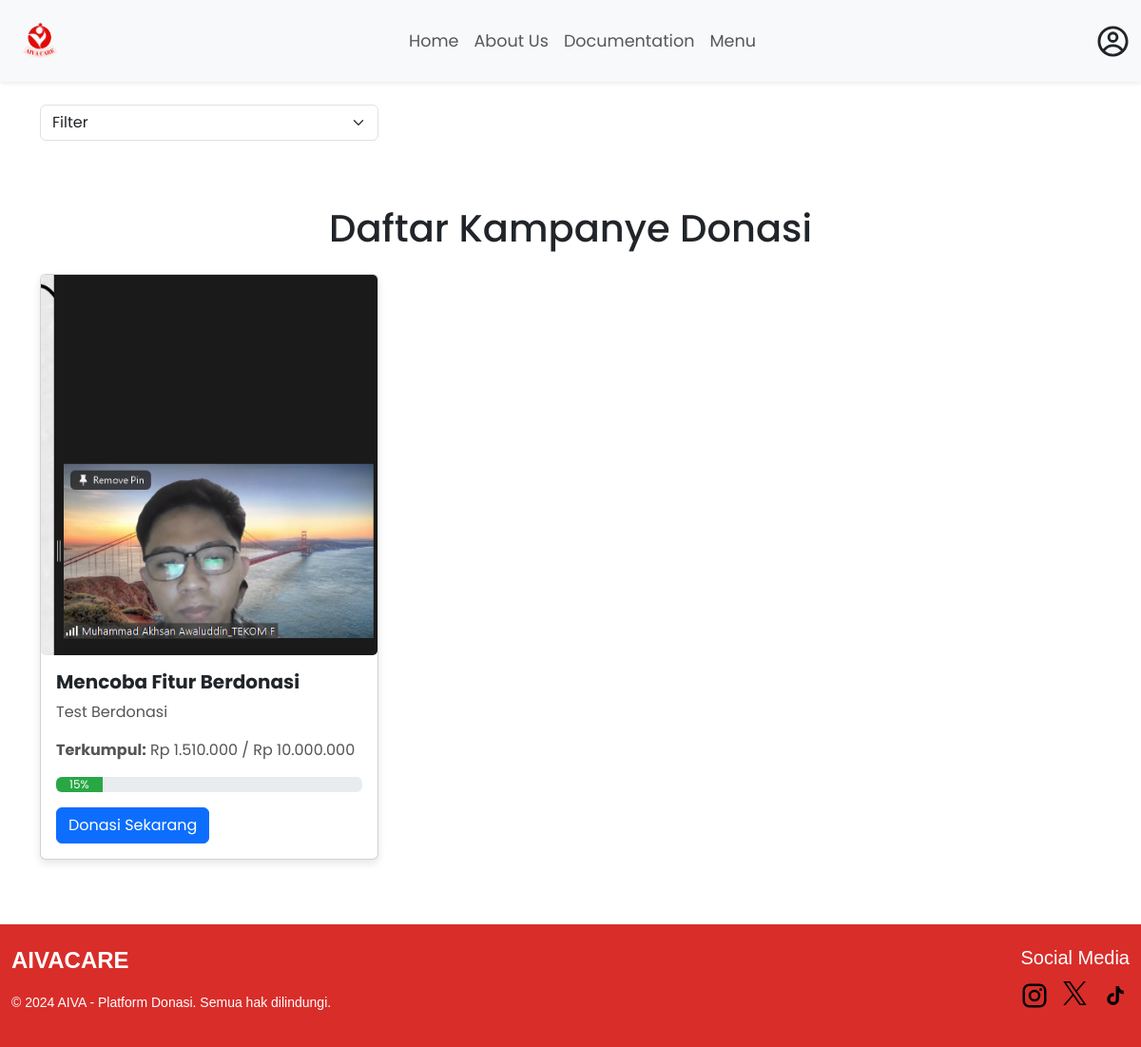
The app's page /Login-Berdonasi.php (signed in) with its own data.
### tables this page shows
CREATE TABLE `campaign` (
  `id` int(11) NOT NULL,
  `nama` varchar(255) NOT NULL,
  `email` varchar(255) NOT NULL,
  `no_telp` varchar(15) NOT NULL,
  `no_rek` varchar(30) NOT NULL,
  `alamat` text NOT NULL,
  `judul_donasi` varchar(255) NOT NULL,
  `kategori` enum('Pendidikan','Bencana Alam','Bantuan Sosial') NOT NULL,
  `opsi_bank` enum('BRI','BCA','BNI','MANDIRI') NOT NULL,
  `deskripsi` text NOT NULL,
  `jumlah_donasi` decimal(12,2) NOT NULL,
  `tenggat_waktu` date NOT NULL,
  `gambar` varchar(255) NOT NULL,
  `created_at` timestamp NOT NULL DEFAULT current_timestamp(),
  `jumlah_terkumpul` decimal(10,2) NOT NULL
);

### Login-Berdonasi.php (the view, shortened to what this page needs)
<?php
include("connection/koneksi.php");
$sql = "SELECT * FROM campaign";
$result = $conn->query($sql);
?>
<!DOCTYPE html>
<html lang="en">
<head>
    <link href="https://cdn.jsdelivr.net/npm/bootstrap@5.3.0/dist/css/bootstrap.min.css" rel="stylesheet">
    <link rel="stylesheet" href="ccss/style.css">
</head>
<body>
<nav class="navbar sticky-top navbar-expand-lg navbar-light bg-light shadow-sm">
        <div class="container-fluid d-flex">
            <a class="navbar-brand me-auto" href="home_page_login.php">
                <img src="Asset/logo.png" alt="Aiva Care Logo" style="width: 60px;">
            </a>
            <div class="collapse navbar-collapse justify-content-center" id="navbarNav">
                <ul class="navbar-nav">
                    <li class="nav-item"><a class="nav-link" href="home_page_login.php">Home</a></li>
                    <li class="nav-item"><a class="nav-link" href="home_page_login.php#About-us">About Us</a></li>
                    <li class="nav-item"><a class="nav-link" href="home_page_login.php#documentation">Documentation</a></li>
                    <li class="nav-item"><a class="nav-link" href="home_page_login.php#Menu">Menu</a></li>
                </ul>
            </div>
            <div class="ms-auto">
                <a class="nav-link" href="profile.php"></a>
            </div>
        </div>
    </nav>
<div class="container my-4 end">
    <form method="GET" action="">
        <div class="row">
            <div class="col-md-4">
                <select class="form-select" name="kategori" onchange="this.form.submit()">
                    <option value=""> Filter</option>
                </select>
            </div>
        </div>
    </form>
</div>
<div class="container my-5">
    <h1 class="text-center mb-4">Daftar Kampanye Donasi</h1>
    <div class="row">
        <?php if ($result && $result->num_rows > 0): ?>
            <?php while ($campaign = $result->fetch_assoc()): ?>
                <?php
                    $jumlah_terkumpul = $campaign['jumlah_terkumpul'];
                    $jumlah_donasi = $campaign['jumlah_donasi'];
                    $progress = ($jumlah_donasi > 0) ? min(100, ($jumlah_terkumpul / $jumlah_donasi) * 100) : 0;
                    if ($progress == 100) {
                        continue;
                    }
                ?>
                <div class="col-md-4">
                    <div class="card">
                        <img src="<?= htmlspecialchars($campaign['gambar']) ?>" class="card-img-top" alt="<?= htmlspecialchars($campaign['judul_donasi']) ?>">
                        <div class="card-body">
                            <h5 class="card-title"><?= htmlspecialchars($campaign['judul_donasi']) ?></h5>
                            <p class="card-text"><?= htmlspecialchars($campaign['deskripsi']) ?></p>
                            <p class="card-text">
                                <strong>Terkumpul:</strong> Rp <?= number_format($jumlah_terkumpul, 0, ',', '.') ?> /
                                Rp <?= number_format($jumlah_donasi, 0, ',', '.') ?>
                            </p>
                            <div class="progress mb-3">
                                <div class="progress-bar bg-success"
                                     role="progressbar"
                                     style="width: <?= $progress ?>%;"
                                     aria-valuenow="<?= $progress ?>"
                                     aria-valuemin="0"
                                     aria-valuemax="100">
                                    <?= number_format($progress, 0) ?>%
                                </div>
                            </div>
                            <a href="detail_donasi.php?id=<?= $campaign['id'] ?>" class="btn btn-primary">Donasi Sekarang</a>
                        </div>
                    </div>
                </div>
            <?php endwhile; ?>
        <?php else: ?>
            <p class="text-center">Belum ada kampanye donasi.</p>
        <?php endif; ?>
    </div>
</div>
<section id="footer">
 <div class="container">
    <div class="footer-content">
      <div class="footer-left">
        <p class="brand-name">AIVACARE</p>
        <p class="copyright">© 2024 AIVA - Platform Donasi. Semua hak dilindungi.</p>
      </div>
      <div class="footer-right">
        <p class="fs-5">Social Media</p>
        <div class="social-icons">
          <a href="#" ></a>
          <a href="#" ></a>
          <a href="#" ><svg xmlns="http://www.w3.org/2000/svg" width="30" height="30" viewBox="0 0 24 24"><path fill="#000000" d="M19 10.56a6.57 6.57 0 0 1-3.838-1.229v5.588a5.082 5.082 0 1 1-4.38-5.035v2.81a2.33 2.33 0 1 0 1.63 2.225V4h2.75q-.002.35.06.694A3.82 3.82 0 0 0 16.906 7.2c.621.41 1.35.629 2.094.628z"/></svg></i></a>
        </div>
      </div>
    </div>
  </div>
 </section>
</body>
</html>

### ccss/style.css (style rules this page uses)
html { scroll-behavior: smooth; }
body { font-family: "Poppins" !important; }
.navbar-nav { font-size: 1.1rem; }
.card-img-top { width: 100%; height: 400px; object-fit: cover; border-radius: 5px; }
.card { display: flex; flex-direction: column; height: 100%; box-shadow: 0 4px 8px rgba(0, 0, 0, 0.1); }
.card-body { flex-grow: 1; padding: 16px; }
.card-title { font-size: 1.25rem; font-weight: bold; }
.card-text { font-size: 1rem; color: #555; overflow: hidden; text-overflow: ellipsis; display: -webkit-box; -webkit-line-clamp: 2; -webkit-box-orient: vertical; }
.progress-bar { background-color: #28a745 !important; }
.col-md-4 { margin-bottom: 20px; }
#footer { background-color: #d92d2a; color: white; padding: 20px 0; font-family: Arial, sans-serif; }
#footer .container { max-width: 1200px; margin: 0 auto; display: flex; justify-content: space-between; align-items: center; }
.footer-content { display: flex; justify-content: space-between; width: 100%; }
.footer-left { text-align: left; }
.footer-right { text-align: right; }
.brand-name { font-size: 24px; font-weight: bold; }
.copyright { font-size: 14px; }
.footer-right p { font-size: 14px; margin-bottom: 10px; }
.social-icons { display: flex; gap: 15px; }

### records on screen
campaign: gambar (picture), judul_donasi "Mencoba Fitur Berdonasi", deskripsi "Test Berdonasi", jumlah_terkumpul "1.510.000", jumlah_donasi "10.000.000", progress "15"
